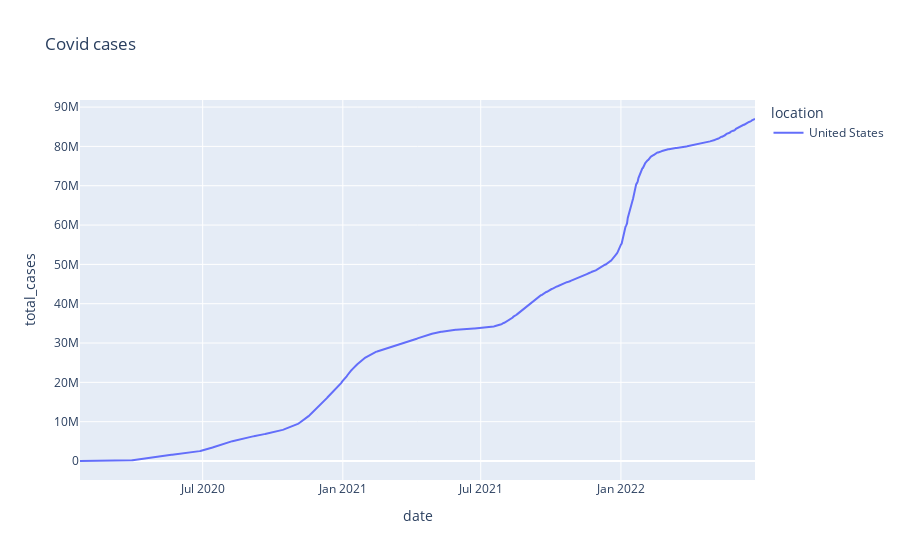

Notebook cell for this chart:
### Code cell
fig = px.line(df_my_list, x="date", y="total_cases",color = 'location', title='Covid cases')
fig.show()

### Figure 1 — Plotly figure (JSON) as saved in the notebook; plotly's stock layout.template omitted (floating-point values rounded to 4 significant figures; data arrays with more than 128 entries replaced by an {"elided": "..."} marker saying what was removed)
{"data": [{"hovertemplate": "location=United States<br>date=%{x}<br>total_cases=%{y}<extra></extra>", "legendgroup": "United States", "line": {"color": "#636efa", "dash": "solid"}, "marker": {"symbol": "circle"}, "mode": "lines", "name": "United States", "orientation": "v", "showlegend": true, "type": "scatter", "x": {"elided": "887 str values"}, "xaxis": "x", "y": {"elided": "887 int values"}, "yaxis": "y"}], "layout": {"legend": {"title": {"text": "location"}, "tracegroupgap": 0}, "title": {"text": "Covid cases"}, "xaxis": {"anchor": "y", "domain": [0, 1], "title": {"text": "date"}}, "yaxis": {"anchor": "x", "domain": [0, 1], "title": {"text": "total_cases"}}}}
